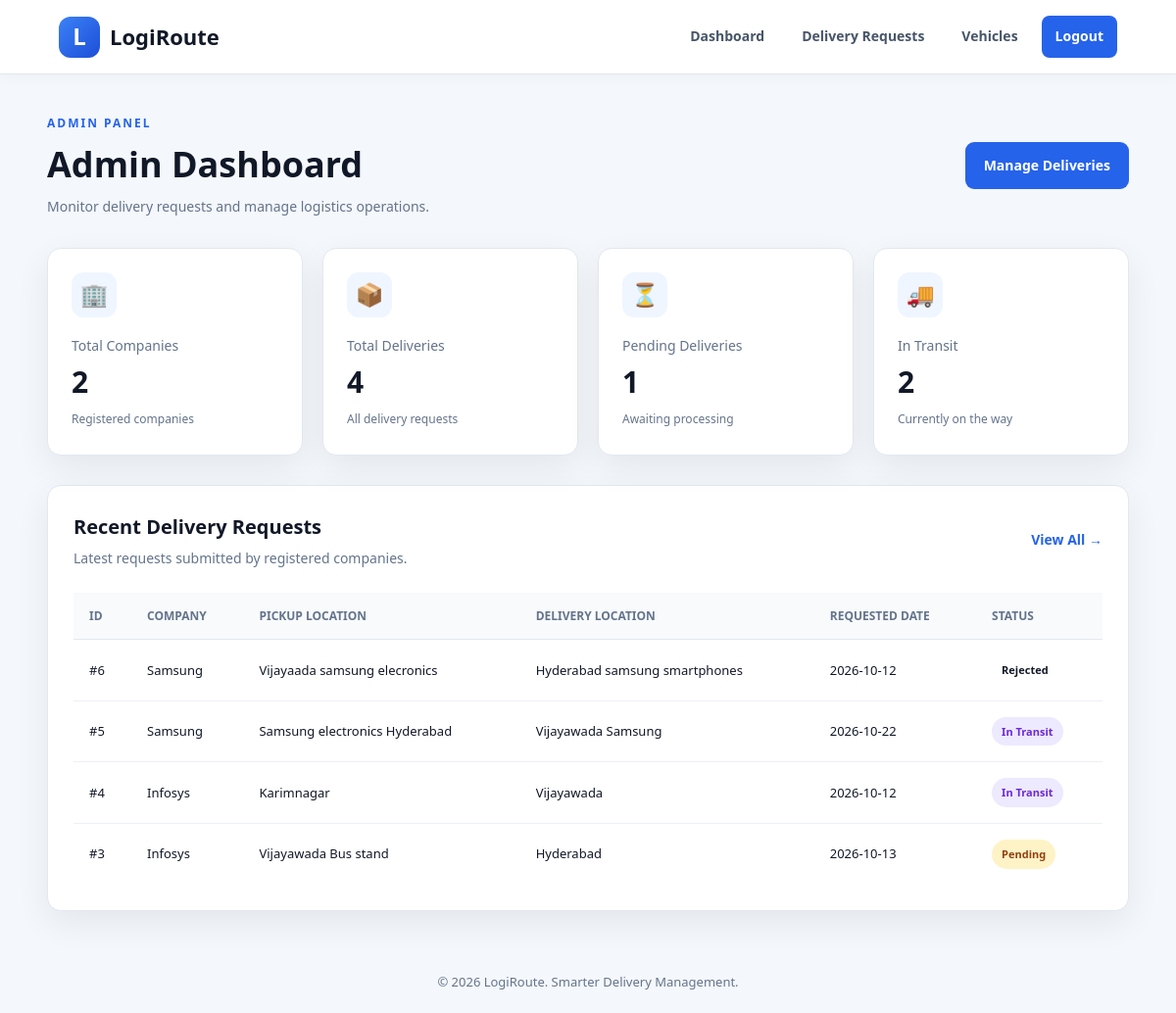
The page /admin/dashboard (signed in) on the database its author committed.
### tables this page shows
CREATE TABLE delivery_requests (
                id INTEGER PRIMARY KEY AUTOINCREMENT,
                account_id INTEGER NOT NULL,
                pickup_address TEXT NOT NULL,
                delivery_address TEXT NOT NULL,
                goods_description TEXT NOT NULL,
                requested_date TEXT,
                status TEXT NOT NULL DEFAULT 'Pending',
                created_at TEXT NOT NULL DEFAULT CURRENT_TIMESTAMP, weight_kg REAL DEFAULT 0, volume_m3 REAL DEFAULT 0, priority TEXT NOT NULL DEFAULT 'Normal', assigned_vehicle_id INTEGER, assigned_driver_id INTEGER, warehouse_id INTEGER, estimated_distance_km REAL, estimated_duration_minutes INTEGER, delivery_deadline TEXT, rejection_reason TEXT,
                FOREIGN KEY(account_id)
                    REFERENCES accounts(id)
                    ON DELETE CASCADE
            );

CREATE TABLE accounts (
                id INTEGER PRIMARY KEY AUTOINCREMENT,
                name TEXT NOT NULL,
                email TEXT NOT NULL UNIQUE COLLATE NOCASE,
                password_hash TEXT NOT NULL,
                role TEXT NOT NULL
                    CHECK(role IN ('admin', 'user')),
                created_at TEXT NOT NULL DEFAULT CURRENT_TIMESTAMP
            );

### app.py (the view)
@app.route("/admin/dashboard")
@login_required("admin")
def admin_dashboard():
    with get_db() as db:
        total_companies = db.execute(
            "SELECT COUNT(*) FROM accounts WHERE role = 'user'"
        ).fetchone()[0]
        total_requests = db.execute(
            "SELECT COUNT(*) FROM delivery_requests"
        ).fetchone()[0]
        pending = db.execute(
            "SELECT COUNT(*) FROM delivery_requests WHERE status = 'Pending'"
        ).fetchone()[0]
        in_transit = db.execute(
            "SELECT COUNT(*) FROM delivery_requests WHERE status = 'In Transit'"
        ).fetchone()[0]
        available_vehicles = db.execute(
            "SELECT COUNT(*) FROM vehicles WHERE status = 'Available'"
        ).fetchone()[0]
        available_drivers = db.execute(
            "SELECT COUNT(*) FROM drivers WHERE status = 'Available'"
        ).fetchone()[0]
        recent = db.execute("""
            SELECT d.*, a.name AS company_name, a.email AS company_email
            FROM delivery_requests d
            JOIN accounts a ON a.id = d.account_id
            ORDER BY d.id DESC LIMIT 8
        """).fetchall()
    return render_template(
        "admin_dashboard.html",
        total_companies=total_companies,
        total_requests=total_requests,
        pending=pending,
        in_transit=in_transit,
        available_vehicles=available_vehicles,
        available_drivers=available_drivers,
        recent=recent,
    )

### app.py (called while the page is built)
def get_db():
    connection = sqlite3.connect(DATABASE, timeout=10)
    connection.row_factory = sqlite3.Row
    connection.execute("PRAGMA foreign_keys = ON")
    return connection

def login_required(role=None):
    def decorator(view_function):
        @wraps(view_function)
        def wrapper(*args, **kwargs):
            if "account_id" not in session:
                flash("Please log in to continue.", "error")
                return redirect(url_for("landing"))
            if role and session.get("role") != role:
                abort(403)
            return view_function(*args, **kwargs)
        return wrapper
    return decorator

### templates/admin_dashboard.html (shortened to what this page needs)
{% extends "base.html" %}
{% block content %}
<section class="dashboard-page">
    <div class="dashboard-header">
        <div>
            <p class="section-label">ADMIN PANEL</p>
            <h1>Admin Dashboard</h1>
            <p class="muted-text">
                Monitor delivery requests and manage logistics operations.
            </p>
        </div>
        <a href="{{ url_for('admin_requests') }}" class="btn btn-primary">
            Manage Deliveries
        </a>
    </div>
    <div class="stats-grid">
        <div class="stat-card">
            <div class="stat-icon">🏢</div>
            <p>Total Companies</p>
            <h2>{{ total_companies }}</h2>
            <span>Registered companies</span>
        </div>
        <div class="stat-card">
            <div class="stat-icon">📦</div>
            <p>Total Deliveries</p>
            <h2>{{ total_requests }}</h2>
            <span>All delivery requests</span>
        </div>
        <div class="stat-card">
            <div class="stat-icon">⏳</div>
            <p>Pending Deliveries</p>
            <h2>{{ pending }}</h2>
            <span>Awaiting processing</span>
        </div>
        <div class="stat-card">
            <div class="stat-icon">🚚</div>
            <p>In Transit</p>
            <h2>{{ in_transit }}</h2>
            <span>Currently on the way</span>
        </div>
    </div>
    <div class="content-card">
        <div class="card-heading">
            <div>
                <h2>Recent Delivery Requests</h2>
                <p class="muted-text">
                    Latest requests submitted by registered companies.
                </p>
            </div>
            <a href="{{ url_for('admin_requests') }}" class="text-link">
                View All →
            </a>
        </div>
        {% if recent %}
        <div class="table-wrapper">
            <table>
                <thead>
                    <tr>
                        <th>ID</th>
                        <th>Company</th>
                        <th>Pickup Location</th>
                        <th>Delivery Location</th>
                        <th>Requested Date</th>
                        <th>Status</th>
                    </tr>
                </thead>
                <tbody>
                    {% for item in recent %}
                    <tr>
                        <td>#{{ item.id }}</td>
                        <td>
                            {{ item.company_name }}
                        </td>
                        <td>
                            {{ item.pickup_address }}
                        </td>
                        <td>
                            {{ item.delivery_address }}
                        </td>
                        <td>
                            {{ item.requested_date or "Not specified" }}
                        </td>
                        <td>
                            <span class="status-badge status-{{ item.status|lower|replace(' ', '-') }}">
                                {{ item.status }}
                            </span>
                        </td>
                    </tr>
                    {% endfor %}
                </tbody>
            </table>
        </div>
        {% endif %}
    </div>
</section>
{% endblock %}

### templates/base.html (shortened to what this page needs)
<!DOCTYPE html>
<html lang="en">
<head>
    <link rel="stylesheet"
          href="{{ url_for('static', filename='style.css') }}">
</head>
<body>
    {% if session.get('account_id') %}
    <header class="topbar">
        <a class="brand"
           href="{{ url_for('admin_dashboard') if session.get('role') == 'admin' else url_for('user_dashboard') }}">
            <span class="brand-mark">L</span>
            LogiRoute
        </a>
        <nav>
            {% if session.get('role') == 'admin' %}
                <a href="{{ url_for('admin_dashboard') }}">
                    Dashboard
                </a>
                <a href="{{ url_for('admin_requests') }}">
                    Delivery Requests
                </a>
                <a href="{{ url_for('manage_vehicles') }}">
                    Vehicles
                </a>
            {% endif %}
            <a class="nav-logout"
               href="{{ url_for('logout') }}">
                Logout
            </a>
        </nav>
    </header>
    {% endif %}
    <main class="{% if session.get('account_id') %}page-shell{% else %}public-shell{% endif %}">
        {% block content %}
        {% endblock %}
    </main>
    <footer class="footer">
        &copy; 2026 LogiRoute.
        Smarter Delivery Management.
    </footer>
</body>
</html>

### static/style.css (style rules this page uses)
* { margin: 0; padding: 0; box-sizing: border-box; }
:root { --primary: #2563eb; --primary-dark: #1d4ed8; --primary-light: #dbeafe; --background: #f4f7fb; --white: #ffffff; --text: #111827; --muted: #64748b; --border: #e2e8f0; --success: #15803d; --danger: #dc2626; --shadow: 0 12px 35px rgba(15, 23, 42, 0.07); }
html { scroll-behavior: smooth; }
body { min-height: 100vh; font-family: "Segoe UI", Arial, sans-serif; color: var(--text); background: var(--background); line-height: 1.6; }
a { color: inherit; text-decoration: none; }
main { width: 100%; }
.topbar { width: 100%; min-height: 76px; padding: 14px 5%; display: flex; align-items: center; justify-content: space-between; gap: 25px; background: var(--white); border-bottom: 1px solid var(--border); box-shadow: 0 3px 15px rgba(15, 23, 42, 0.03); }
.brand { display: inline-flex; align-items: center; gap: 10px; color: var(--text); font-size: 22px; font-weight: 800; white-space: nowrap; }
.brand-mark { display: inline-flex; align-items: center; justify-content: center; width: 42px; height: 42px; color: var(--white); background: linear-gradient(135deg, #3b82f6, #1d4ed8); border-radius: 12px; font-size: 24px; font-weight: 800; }
.topbar nav { display: flex; align-items: center; flex-wrap: wrap; gap: 10px; }
.topbar nav a { padding: 10px 14px; color: #475569; border-radius: 8px; font-size: 14px; font-weight: 600; transition: 0.2s ease; }
.topbar nav .nav-logout { color: var(--white); background: var(--primary); }
.page-shell, .public-shell { width: 100%; min-height: 70vh; }
.dashboard-page, .form-page { width: min(1200px, 92%); margin: 40px auto; }
.dashboard-header { display: flex; justify-content: space-between; align-items: center; gap: 24px; margin-bottom: 30px; }
.dashboard-header h1, .form-heading h1 { margin-bottom: 10px; font-size: clamp(27px, 4vw, 36px); line-height: 1.25; }
.section-label { margin-bottom: 10px; color: var(--primary); font-size: 12px; font-weight: 800; letter-spacing: 2px; }
.muted-text { color: var(--muted); font-size: 14px; }
.text-link { color: var(--primary); font-size: 14px; font-weight: 700; }
.btn { display: inline-flex; align-items: center; justify-content: center; gap: 8px; padding: 12px 18px; border: 1px solid transparent; border-radius: 9px; font-size: 14px; font-weight: 700; text-align: center; transition: 0.2s ease; }
.btn-primary { color: var(--white); background: var(--primary); }
.stats-grid { display: grid; grid-template-columns: repeat(4, minmax(0, 1fr)); gap: 20px; margin-bottom: 30px; }
.stat-card { padding: 24px; background: var(--white); border: 1px solid var(--border); border-radius: 14px; box-shadow: var(--shadow); transition: 0.2s ease; }
.stat-icon { display: flex; align-items: center; justify-content: center; width: 46px; height: 46px; margin-bottom: 18px; background: #eff6ff; border-radius: 12px; font-size: 23px; }
.stat-card p { margin-bottom: 6px; color: var(--muted); font-size: 14px; }
.stat-card h2 { margin-bottom: 5px; font-size: 30px; line-height: 1.3; }
.stat-card span { color: var(--muted); font-size: 12px; }
.content-card { padding: 26px; background: var(--white); border: 1px solid var(--border); border-radius: 14px; box-shadow: var(--shadow); }
.card-heading { display: flex; align-items: center; justify-content: space-between; gap: 16px; margin-bottom: 24px; }
.card-heading h2 { margin-bottom: 5px; font-size: 20px; }
.table-wrapper { width: 100%; overflow-x: auto; }
table { width: 100%; border-collapse: collapse; text-align: left; }
thead { background: #f8fafc; }
th { padding: 14px 16px; color: var(--muted); border-bottom: 1px solid var(--border); font-size: 12px; font-weight: 800; text-transform: uppercase; white-space: nowrap; }
td { max-width: 250px; padding: 16px; border-bottom: 1px solid #edf0f5; font-size: 13px; vertical-align: middle; overflow-wrap: anywhere; }
tbody tr:last-child td { border-bottom: none; }
.status-badge { display: inline-block; padding: 6px 10px; border-radius: 20px; font-size: 11px; font-weight: 800; white-space: nowrap; }
.status-pending { color: #92400e; background: #fef3c7; }
.status-in-transit { color: #6d28d9; background: #ede9fe; }
.footer { width: 100%; margin-top: 35px; padding: 22px 5%; color: var(--muted); text-align: center; font-size: 13px; }

### rows shown on the page
delivery_requests: id "6", company_name "Samsung", pickup_address "Vijayaada samsung elecronics", delivery_address "Hyderabad samsung smartphones", requested_date "2026-10-12", status "Rejected"
delivery_requests: id "5", company_name "Samsung", pickup_address "Samsung electronics Hyderabad", delivery_address "Vijayawada Samsung", requested_date "2026-10-22", status "In Transit"
delivery_requests: id "4", company_name "Infosys", pickup_address "Karimnagar", delivery_address "Vijayawada", requested_date "2026-10-12", status "In Transit"
delivery_requests: id "3", company_name "Infosys", pickup_address "Vijayawada Bus stand", delivery_address "Hyderabad", requested_date "2026-10-13", status "Pending"

### other values the page prints
{{ total_companies }} "2"
{{ total_requests }} "4"
{{ pending }} "1"
{{ in_transit }} "2"
